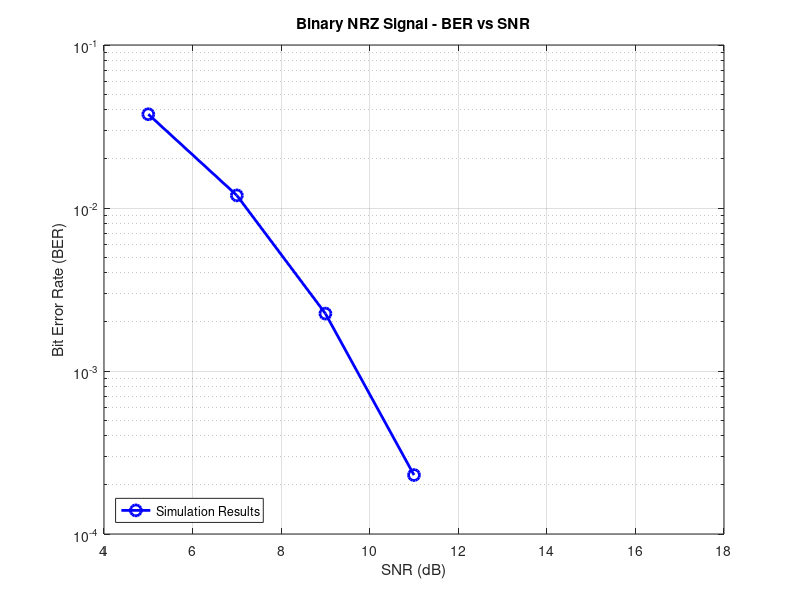

This chart was generated by the following MATLAB code: (Note: this script raises an error after producing the figure.)
%% Lab 2: Digital Transmission Simulations
clear all; close all; clc;

fprintf('=== Lab 2: Digital Transmission Simulations - Complete Version ===\n');

%% ==================== Step 1: Generate random bit vector v ====================
fprintf('\n=== Step 1: Generate random bit vector v ===\n');
num_bits = 100000;
v = 2*randi([0 1], 1, num_bits) - 1;
fprintf('Generated %d random bits (1 and -1)\n', num_bits);

%% ==================== Step 2: Generate digital waveform s ====================
fprintf('\n=== Step 2: Generate digital waveform s ===\n');
samples_per_bit = 10;
bit_period = 50e-12; % 50 ps
sample_interval = bit_period / samples_per_bit; % 5 ps

% Generate NRZ waveform using proper method
s = zeros(1, num_bits * samples_per_bit);
for i = 1:num_bits
    start_idx = (i-1)*samples_per_bit + 1;
    end_idx = i*samples_per_bit;
    s(start_idx:end_idx) = v(i); % Each bit repeated samples_per_bit times
end

% Verify implementation
fprintf('Length verification:\n');
fprintf('  Vector v length: %d bits\n', length(v));
fprintf('  Waveform s length: %d samples\n', length(s));
fprintf('  Length ratio: s/v = %d/%d = %.1f\n', length(s), length(v), length(s)/length(v));

if length(s) == length(v) * samples_per_bit
    fprintf('  ✓ Success: s length is %d times v length\n', samples_per_bit);
else
    fprintf('  ✗ Error: s length is not %d times v length\n', samples_per_bit);
end

% Calculate signal power
Ps = mean(s.^2);
fprintf('Signal power Ps = %.4f\n', Ps);

%% ==================== Step 3-6: Binary NRZ BER Simulation ====================
fprintf('\n=== Steps 3-6: Binary NRZ BER Simulation ===\n');
SNR_dB = [5, 7, 9, 11, 13, 15, 17];
BER_binary = zeros(size(SNR_dB));

% Define sampling points (middle of each bit)
sample_points = round(samples_per_bit/2) : samples_per_bit : length(s);

for i = 1:length(SNR_dB)
    % Convert SNR from dB to linear scale
    SNR_linear = 10^(SNR_dB(i)/10);
    
    % Calculate noise variance and standard deviation
    Var_noise = Ps / SNR_linear;
    sigma_noise = sqrt(Var_noise);
    
    % Add Gaussian noise to the signal
    y = s + sigma_noise * randn(size(s));
    
    % Sample at middle of each bit
    received_samples = y(sample_points);
    
    % Make bit decisions (threshold at 0)
    decisions = sign(received_samples);
    
    % Calculate BER
    errors = sum(decisions ~= v);
    BER_binary(i) = errors / num_bits;
    
    fprintf('SNR = %2d dB: Error bits = %d, BER = %.2e\n', ...
            SNR_dB(i), errors, BER_binary(i));
end

% Plot binary NRZ results
figure('Position', [100, 100, 800, 600]);
semilogy(SNR_dB, BER_binary, 'bo-', 'LineWidth', 2, 'MarkerSize', 8);
grid on;
xlabel('SNR (dB)');
ylabel('Bit Error Rate (BER)');
title('Binary NRZ Signal - BER vs SNR');
legend('Simulation Results', 'Location', 'southwest');

%% ==================== Step 7: Channel with Low-Pass Filter (using fft_PolyU/ifft_PolyU) ====================
fprintf('\n=== Step 7: Channel with Low-Pass Filter (using fft_PolyU/ifft_PolyU) ===\n');
bandwidths = [13e9, 10e9, 9e9]; % 13 GHz, 10 GHz, 9 GHz
BER_filtered = zeros(length(bandwidths), length(SNR_dB));

% Create time vector
t = (0:length(s)-1) * sample_interval;

fprintf('System parameters: Sampling frequency = %.0f GHz\n', 1/sample_interval/1e9);

for bw_idx = 1:length(bandwidths)
    bw = bandwidths(bw_idx);
    fprintf('\n--- Filter bandwidth: %.0f GHz ---\n', bw/1e9);
    
    % Use fft_PolyU to transform to frequency domain
    [omega, spectrum] = fft_PolyU(t, s);
    
    % Convert angular frequency to Hz and create ideal low-pass filter
    freq_Hz = omega / (2*pi); % Convert rad/s to Hz
    H = double(abs(freq_Hz) <= bw);
    
    % Apply filter in frequency domain
    filtered_spectrum = spectrum .* H;
    
    % Use ifft_PolyU to transform back to time domain
    [t_filtered, u] = ifft_PolyU(omega, filtered_spectrum);
    
    % Ensure the signal is real (remove small imaginary parts)
    u = real(u);
    
    % Calculate filtered signal power
    Ps_filtered = mean(u.^2);
    fprintf('Filtered signal power: %.4f\n', Ps_filtered);
    
    for i = 1:length(SNR_dB)
        % Calculate noise parameters
        SNR_linear = 10^(SNR_dB(i)/10);
        Var_noise = Ps_filtered / SNR_linear;
        sigma_noise = sqrt(Var_noise);
        
        % Add noise to filtered signal
        y = u + sigma_noise * randn(size(u));
        
        % Sample and make decisions
        received_samples = y(sample_points);
        decisions = sign(received_samples);
        
        % Calculate BER
        errors = sum(decisions ~= v);
        BER_filtered(bw_idx, i) = errors / num_bits;
        
        fprintf('  SNR = %2d dB: BER = %.2e\n', SNR_dB(i), BER_filtered(bw_idx, i));
    end
end

% Plot filtered results
figure('Position', [100, 100, 800, 600]);
colors = ['r', 'g', 'm'];
legend_names = {};
for bw_idx = 1:length(bandwidths)
    semilogy(SNR_dB, BER_filtered(bw_idx,:), [colors(bw_idx) 'o-'], ...
             'LineWidth', 2, 'MarkerSize', 8);
    hold on;
    legend_names{end+1} = sprintf('%.0f GHz', bandwidths(bw_idx)/1e9);
end
grid on;
xlabel('SNR (dB)');
ylabel('Bit Error Rate (BER)');
title('Binary Signals with Different Filter Bandwidths - BER vs SNR');
legend(legend_names, 'Location', 'southwest');

%% ==================== Step 8: PAM-4 Signal Simulation ====================
fprintf('\n=== Step 8: PAM-4 Signal Simulation ===\n');

% Define PAM-4 levels (normalized for unit average power)
pam4_levels = [-3/sqrt(5), -1/sqrt(5), 1/sqrt(5), 3/sqrt(5)];
fprintf('PAM-4 levels: [%.4f, %.4f, %.4f, %.4f]\n', pam4_levels);

% Generate PAM-4 symbols
symbol_indices = randi([1, 4], 1, num_bits);
v_pam4 = pam4_levels(symbol_indices);

% Verify average power
Ps_pam4 = mean(v_pam4.^2);
fprintf('PAM-4 average power: %.4f (target: 1.0000)\n', Ps_pam4);

% Generate PAM-4 waveform
s_pam4 = zeros(1, num_bits * samples_per_bit);
for i = 1:num_bits
    start_idx = (i-1)*samples_per_bit + 1;
    end_idx = i*samples_per_bit;
    s_pam4(start_idx:end_idx) = v_pam4(i);
end

% Define detection thresholds (midpoints between levels)
thresholds = [-2/sqrt(5), 0, 2/sqrt(5)];
fprintf('PAM-4 detection thresholds: %.4f, %.4f, %.4f\n', thresholds);

BER_pam4 = zeros(size(SNR_dB));

for i = 1:length(SNR_dB)
    % Calculate noise parameters
    SNR_linear = 10^(SNR_dB(i)/10);
    Var_noise = Ps_pam4 / SNR_linear;
    sigma_noise = sqrt(Var_noise);
    
    % Add noise to PAM-4 signal
    y = s_pam4 + sigma_noise * randn(size(s_pam4));
    
    % Sample at middle of each symbol
    received_samples = y(sample_points);
    
    % PAM-4 symbol decision
    decisions_pam4 = zeros(size(received_samples));
    for j = 1:length(received_samples)
        if received_samples(j) < thresholds(1)
            decisions_pam4(j) = 1;
        elseif received_samples(j) < thresholds(2)
            decisions_pam4(j) = 2;
        elseif received_samples(j) < thresholds(3)
            decisions_pam4(j) = 3;
        else
            decisions_pam4(j) = 4;
        end
    end
    
    % Calculate Symbol Error Rate and Bit Error Rate
    symbol_errors = sum(decisions_pam4 ~= symbol_indices);
    SER = symbol_errors / num_bits;
    BER_pam4(i) = 0.5 * SER; % Assuming Gray coding
    
    fprintf('SNR = %2d dB: Symbol errors = %d, SER = %.2e, BER = %.2e\n', ...
            SNR_dB(i), symbol_errors, SER, BER_pam4(i));
end

% Plot PAM-4 results
figure('Position', [100, 100, 800, 600]);
semilogy(SNR_dB, BER_pam4, 'ko-', 'LineWidth', 2, 'MarkerSize', 8);
grid on;
xlabel('SNR (dB)');
ylabel('Bit Error Rate (BER)');
title('PAM-4 Signal - BER vs SNR');
legend('PAM-4', 'Location', 'southwest');

%% ==================== Comprehensive Comparison ====================
% Plot comprehensive comparison
figure('Position', [100, 100, 1000, 600]);
semilogy(SNR_dB, BER_binary, 'bo-', 'LineWidth', 2, 'MarkerSize', 8);
hold on;
for bw_idx = 1:length(bandwidths)
    semilogy(SNR_dB, BER_filtered(bw_idx,:), [colors(bw_idx) 'o-'], ...
             'LineWidth', 2, 'MarkerSize', 8);
end
semilogy(SNR_dB, BER_pam4, 'ko-', 'LineWidth', 2, 'MarkerSize', 8);
grid on;
xlabel('SNR (dB)');
ylabel('Bit Error Rate (BER)');
title('Comparison of All Signal Formats - BER vs SNR');
legend_names = {'Binary NRZ'};
for bw_idx = 1:length(bandwidths)
    legend_names{end+1} = sprintf('Binary + %.0fGHz filter', bandwidths(bw_idx)/1e9);
end
legend_names{end+1} = 'PAM-4';
legend(legend_names, 'Location', 'southwest');

%% ==================== Theoretical vs Simulated BER Comparison ====================
% Calculate theoretical BER for binary NRZ
SNR_range = 0:0.5:20;
theory_BER = 0.5 * erfc(sqrt(10.^(SNR_range/10)));

figure('Position', [100, 100, 800, 600]);
semilogy(SNR_range, theory_BER, 'r-', 'LineWidth', 2, 'DisplayName', 'Theoretical BER');
hold on;
semilogy(SNR_dB, BER_binary, 'bo-', 'LineWidth', 2, 'MarkerSize', 8, 'DisplayName', 'Simulated BER');
grid on;
xlabel('SNR (dB)');
ylabel('Bit Error Rate (BER)');
title('Theoretical vs Simulated BER - Binary NRZ Signal');
legend('Location', 'southwest');

fprintf('\n=== All steps completed successfully ===\n');
fprintf('Generated 5 figures:\n');
fprintf('  1. Binary NRZ Signal - BER vs SNR\n');
fprintf('  2. Binary Signals with Different Filter Bandwidths - BER vs SNR\n');
fprintf('  3. PAM-4 Signal - BER vs SNR\n');
fprintf('  4. Comparison of All Signal Formats - BER vs SNR\n');
fprintf('  5. Theoretical vs Simulated BER - Binary NRZ Signal\n');
